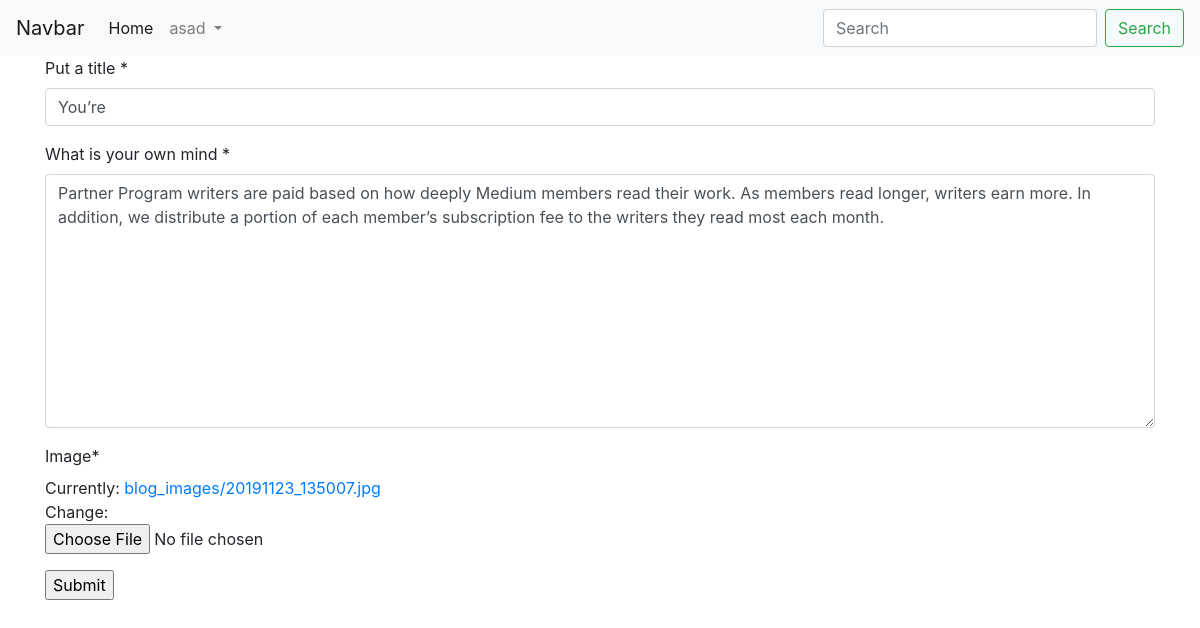
/blog/edit-blog/6/ (signed in), run on the app's committed database.
### App_Blog/models.py (models this page shows, shortened)
class Blog(models.Model):
    author=models.ForeignKey(User,related_name='post_author',on_delete=models.CASCADE)
    blog_title=models.CharField(max_length=264,verbose_name='put a title ')
    slug= models.SlugField(max_length=264,unique=True)
    blog_contant=models.TextField(verbose_name='What is your own mind ')
    blog_images=models.ImageField(upload_to='blog_images',verbose_name='Image')
    pub_date=models.DateTimeField(auto_now_add=True)
    update_date=models.DateTimeField(auto_now=True)
    class Meta:
        ordering=['-pub_date']

### App_Blog/views.py (the view, shortened to what this page needs)
# urls.py: path('edit-blog/<pk>/',views.UpdateBlog.as_view(),name='edit_blog'),
class UpdateBlog(LoginRequiredMixin,UpdateView):
    model = Blog
    fields = ('blog_title','blog_contant','blog_images')
    template_name = 'App_Blog/edit_block.html'

### templates/App_Blog/edit_block.html (shortened to what this page needs)
{% extends 'base.html' %}
{% block body %}
{% load crispy_forms_tags %}
<div class="container">
    {% if blog.author == request.user %}
    <form action="" method="post" enctype="multipart/form-data">
        {{ form|crispy }}
        <input type="submit">
    </form>
    {% endif %}
</div>
{% endblock %}

### templates/base.html (shortened to what this page needs)
<!doctype html>
<html lang="en">
  <head>
    <link rel="stylesheet" href="https://maxcdn.bootstrapcdn.com/bootstrap/4.0.0/css/bootstrap.min.css">
    <link rel="stylesheet" href="https://cdnjs.cloudflare.com/ajax/libs/font-awesome/4.7.0/css/font-awesome.min.css">
  </head>
  <body>
  <nav class="navbar navbar-expand-lg navbar-light bg-light">
  <a class="navbar-brand" href="#">Navbar</a>
  <div class="collapse navbar-collapse" id="navbarSupportedContent">
    <ul class="navbar-nav mr-auto">
      <li class="nav-item active">
        <a class="nav-link" href="{% url 'index' %}">Home</a>
      </li>
      {% if user.is_authenticated %}
      <li class="nav-item dropdown">
        <a class="nav-link dropdown-toggle" href="#" id="navbarDropdown" role="button" data-toggle="dropdown" aria-haspopup="true" aria-expanded="false">
          {{ request.user }}
        </a>
      </li>
      {% endif %}
    </ul>
    <form class="form-inline my-2 my-lg-0">
      <input class="form-control mr-sm-2" type="search" placeholder="Search" aria-label="Search">
      <button class="btn btn-outline-success my-2 my-sm-0" type="submit">Search</button>
    </form>
  </div>
</nav>
{% block body %}
{% endblock %}
  </body>
</html>

### data on the page
Blog: blog_title "You’re", blog_contant "Partner Program writers are paid based on how deeply Medium members read their work. As members read longer, writers earn more. In addition, we distribute a portion of each member’s subscription fee to the writers they read most each month."

### other printed values
{{ request.user }} "asad"
